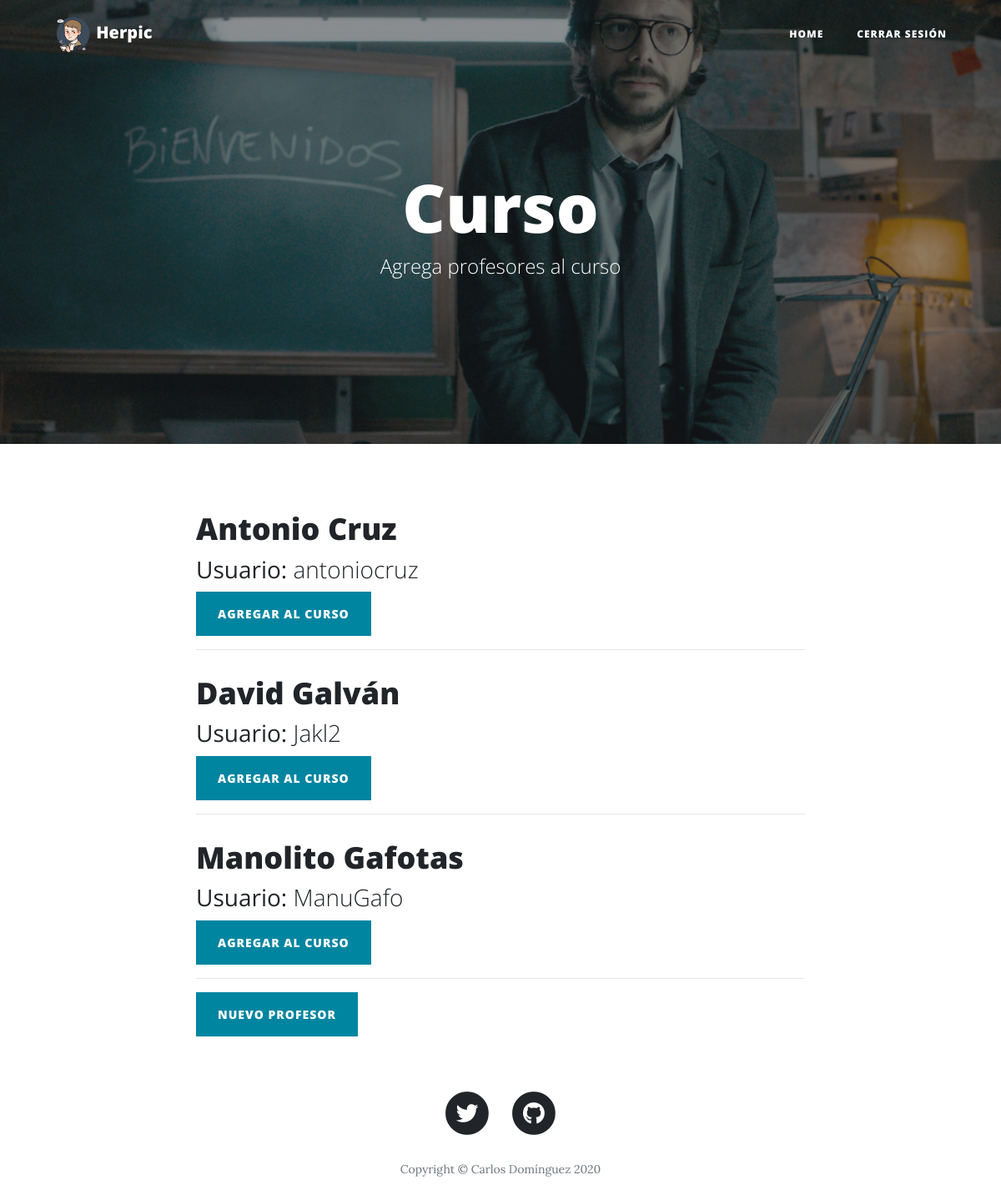
Page /admin/agregarprofesor.php on the earlier database version.
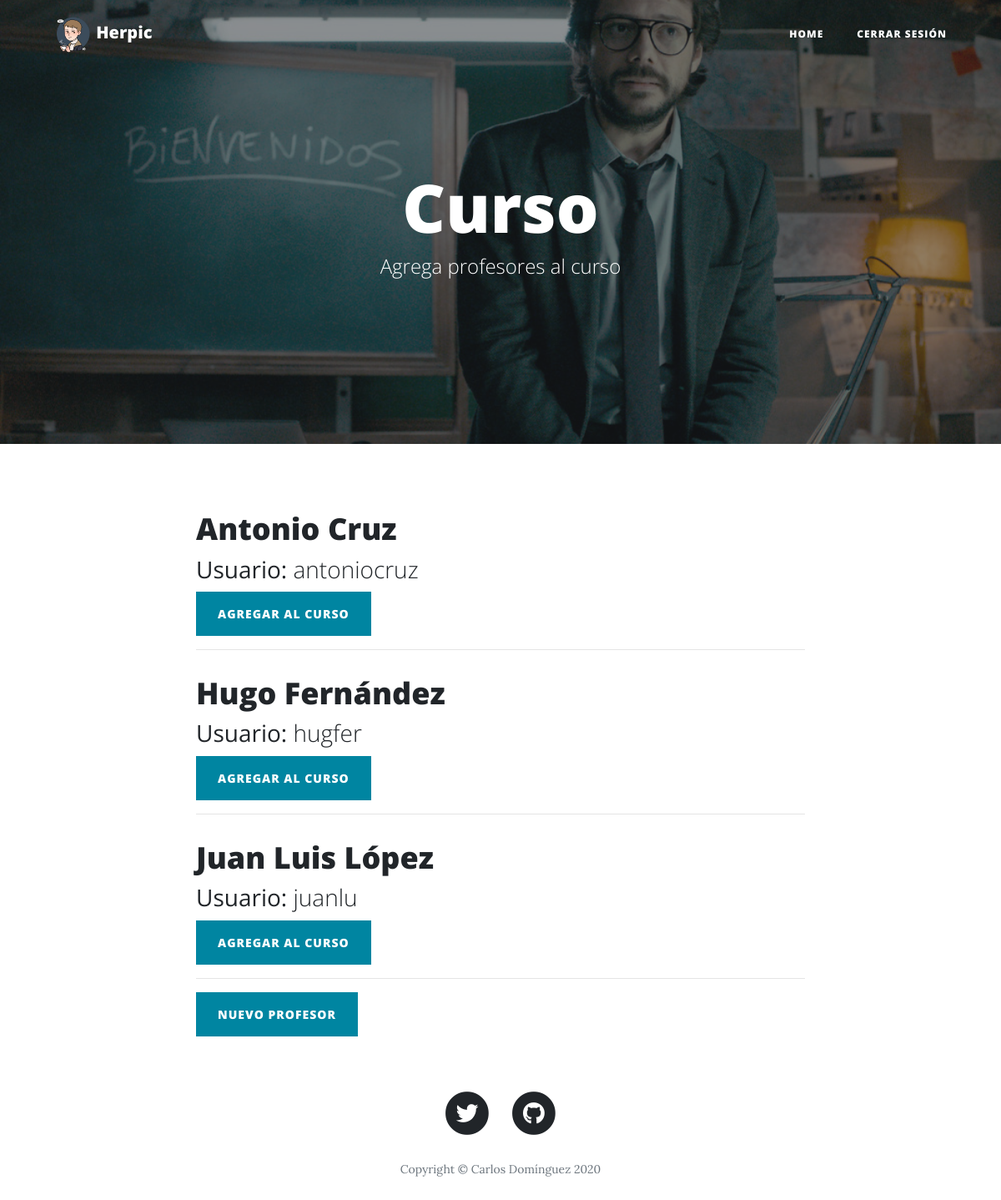
Same page on the later database version.
### tables this page shows
CREATE TABLE `profesores` (
  `id` int(11) NOT NULL,
  `nombre` varchar(50) NOT NULL,
  `apellidos` varchar(100) NOT NULL,
  `usuario` varchar(50) NOT NULL,
  `email` varchar(100) NOT NULL,
  `contrasenia` varchar(75) NOT NULL,
  `admin` tinyint(1) NOT NULL DEFAULT 0
);

### admin/agregarprofesor.php (the view, shortened to what this page needs)
<!DOCTYPE html>
<?php
    $idcurso = $_POST['prof'];
    $conn = mysqli_connect('localhost', 'root', '1234', 'herpic');
    $consultacurso = mysqli_query($conn, "SELECT nombre FROM cursos WHERE id='$idcurso'");
    $curso = mysqli_fetch_array($consultacurso);
?>
<html lang="en">
<head>
  <link href="../vendor/bootstrap/css/bootstrap.min.css" rel="stylesheet">
  <link href="../vendor/fontawesome-free/css/all.min.css" rel="stylesheet" type="text/css">
  <link href="../css/clean-blog.min.css" rel="stylesheet">
</head>
<body>
  <nav class="navbar navbar-expand-lg navbar-light fixed-top" id="mainNav">
    <div class="container">
      <a class="navbar-brand"><img src="../img/logo.png" height="45" width="45"> Herpic</a>
      <div class="collapse navbar-collapse" id="navbarResponsive">
        <ul class="navbar-nav ml-auto">
        <li class="nav-item">
            <a class="nav-link" href="admin.php">Home</a>
        </li>
        <li class="nav-item">
            <a class="nav-link" href="../logout.php">Cerrar sesión</a>
        </li>
        </ul>
      </div>
    </div>
  </nav>
  <header class="masthead" style="background-image: url('../img/newprof.jpg')">
    <div class="overlay"></div>
    <div class="container">
      <div class="row">
        <div class="col-lg-8 col-md-10 mx-auto">
          <div class="site-heading">
            <h1>Curso <?php echo $curso['nombre']; ?></h1>
            <span class="subheading">Agrega profesores al curso</span>
          </div>
        </div>
      </div>
    </div>
  </header>
  <?php
    $mostar_profe = mysqli_query($conn, "SELECT id, nombre, apellidos, usuario, email FROM profesores WHERE admin=0")
  ?>
  <div class="container">
    <div class="row">
      <div class="col-lg-8 col-md-10 mx-auto">
      <?php
        while ($prof = mysqli_fetch_array($mostar_profe)){
          $idprof = $prof['id'];
      ?>
      <div class="post-preview">
          <a>
            <h2 class="post-title">
              <?php
                echo $prof['nombre'] . " " .$prof['apellidos'];
              ?>
            </h2>
            <h3 class="post-subtitle">
              <?php
                echo "<b> Usuario: </b>" . $prof['usuario'];
              ?>
            </h3>
          </a>
            <form action="addprof.php" method="POST">
              <div class="form-group">
                <button type="submit" class="btn btn-primary" id="sendMessageButton" name="add" value="<?php echo $idcurso . " " . $idprof ?>">Agregar al curso</button>
              </div>
            </form>
        </div>
        <hr>
      <?php
      }
      ?>
      <form action="newprof.php">
        <div class="form-group">
          <button type="submit" class="btn btn-primary" id="sendMessageButton">Nuevo Profesor</button>
        </div>
      </form>
  <footer>
    <div class="container">
      <div class="row">
        <div class="col-lg-8 col-md-10 mx-auto">
          <ul class="list-inline text-center">
            <li class="list-inline-item">
              <a href="https://twitter.com/Herpico">
                <span class="fa-stack fa-lg">
                  <i class="fas fa-circle fa-stack-2x"></i>
                  <i class="fab fa-twitter fa-stack-1x fa-inverse"></i>
                </span>
              </a>
            </li>
            <li class="list-inline-item">
              <a href="https://github.com/Carlos-DR/ProyectoPASIR">
                <span class="fa-stack fa-lg">
                  <i class="fas fa-circle fa-stack-2x"></i>
                  <i class="fab fa-github fa-stack-1x fa-inverse"></i>
                </span>
              </a>
            </li>
          </ul>
          <p class="copyright text-muted">Copyright &copy; Carlos Domínguez 2020</p>
        </div>
      </div>
    </div>
  </footer>
</body>
</html>

Differences in the rows shown:
removed profesores: nombre "Manolito", apellidos "Gafotas", usuario "ManuGafo", $idprof 8 (drawn)
changed profesores: nombre "David" → "Hugo"; apellidos "Galván" → "Fernández"; usuario "Jakl2" → "hugfer"
added profesores: nombre "Juan Luis", apellidos "López", usuario "juanlu", $idprof 4 (drawn)
